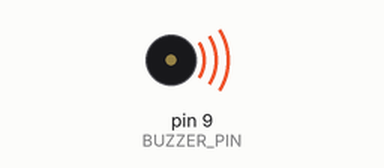
Recording of a sketch running on a simulated Arduino Uno, built with avr-gcc and run on an emulated ATmega328P. Shown: buzzer (waves = sounding).

Above: at 2.2 s.
At 6.1 s:
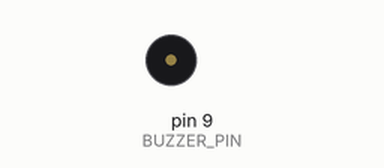
Timing chart, 0 to 8.3 s (numbered marks = the images above):
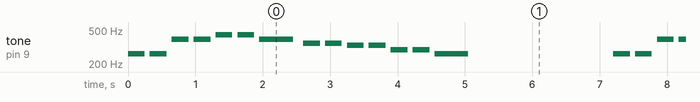

Measured:
- by itself, tone on pin 9 (BUZZER_PIN): plays 262 Hz for 0.25 s, 262 Hz for 0.25 s, 392 Hz for 0.25 s, 392 Hz for 0.25 s, 440 Hz for 0.25 s, 440 Hz for 0.25 s … (254 notes in this stretch)

The sketch:

Tokyo_Drift_melody.ino
```cpp
#define BUZZER_PIN 9  // Connect buzzer to pin 9

// Define musical notes (frequency in Hz)
#define NOTE_C4  262
#define NOTE_D4  294
#define NOTE_E4  330
#define NOTE_F4  349
#define NOTE_G4  392
#define NOTE_A4  440
#define NOTE_B4  494
#define NOTE_C5  523

// Twinkle Twinkle Little Star melody
int melody[] = {
  NOTE_C4, NOTE_C4, NOTE_G4, NOTE_G4, NOTE_A4, NOTE_A4, NOTE_G4,
  NOTE_F4, NOTE_F4, NOTE_E4, NOTE_E4, NOTE_D4, NOTE_D4, NOTE_C4
};

// Note durations: 4 = quarter note, 8 = eighth note, etc.
int noteDurations[] = {
  4, 4, 4, 4, 4, 4, 2,
  4, 4, 4, 4, 4, 4, 2
};

void setup() {
  pinMode(BUZZER_PIN, OUTPUT);
}

void loop() {
  for (int i = 0; i < 14; i++) {
    int noteDuration = 1000 / noteDurations[i];  // Calculate duration
    tone(BUZZER_PIN, melody[i], noteDuration);   // Play note
    delay(noteDuration * 1.3);  // Delay between notes
  }
  delay(2000);  // Pause before repeating melody
}
```
